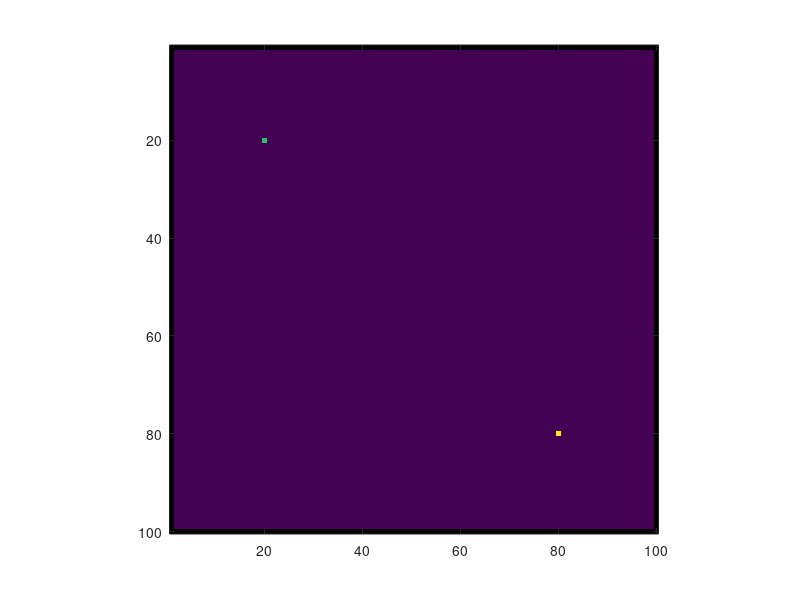

Write MATLAB code to recreate this figure.
cd('/Users/ericfournier/Google Drive/PhD/Dissertation/Project/Genetic Algorithms/');

%% Simulate Grid Mask

n = 100;
gridMask = zeros(n);
gridMask(:,1) = nan;
gridMask(1,:) = nan;
gridMask(end,:) = nan;
gridMask(:,end) = nan;

%% Generate Source and Destination Indices

sourceIndex = [20 20];
destinIndex = [80 80];

gridMask(sub2ind([100 100],sourceIndex(1,1),sourceIndex(1,2))) = 2;
gridMask(sub2ind([100 100],destinIndex(1,1),destinIndex(1,2))) = 3;

%% Generate Figure

figure();

imagesc(gridMask);
axis square;
